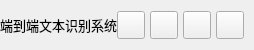
           <widget class="QFrame" name="contentTopBg">
            <property name="minimumSize">
             <size>
              <width>0</width>
              <height>50</height>
             </size>
            </property>
            <property name="maximumSize">
             <size>
              <width>16777215</width>
              <height>50</height>
             </size>
            </property>
            <property name="frameShape">
             <enum>QFrame::NoFrame</enum>
            </property>
            <property name="frameShadow">
             <enum>QFrame::Raised</enum>
            </property>
            <layout class="QHBoxLayout" name="horizontalLayout">
             <property name="spacing">
              <number>0</number>
             </property>
             <property name="leftMargin">
              <number>0</number>
             </property>
             <property name="topMargin">
              <number>0</number>
             </property>
             <property name="rightMargin">
              <number>10</number>
             </property>
             <property name="bottomMargin">
              <number>0</number>
             </property>
             <item>
              <widget class="QFrame" name="leftBox">
               <property name="sizePolicy">
                <sizepolicy hsizetype="Expanding" vsizetype="Preferred">
                 <horstretch>0</horstretch>
                 <verstretch>0</verstretch>
                </sizepolicy>
               </property>
               <property name="frameShape">
                <enum>QFrame::NoFrame</enum>
               </property>
               <property name="frameShadow">
                <enum>QFrame::Raised</enum>
               </property>
               <layout class="QHBoxLayout" name="horizontalLayout_3">
                <property name="spacing">
                 <number>0</number>
                </property>
                <property name="leftMargin">
                 <number>0</number>
                </property>
                <property name="topMargin">
                 <number>0</number>
                </property>
                <property name="rightMargin">
                 <number>0</number>
                </property>
                <property name="bottomMargin">
                 <number>0</number>
                </property>
                <item>
                 <widget class="QLabel" name="titleRightInfo">
                  <property name="sizePolicy">
                   <sizepolicy hsizetype="Preferred" vsizetype="Expanding">
                    <horstretch>0</horstretch>
                    <verstretch>0</verstretch>
                   </sizepolicy>
                  </property>
                  <property name="maximumSize">
                   <size>
                    <width>16777215</width>
                    <height>45</height>
                   </size>
                  </property>
                  <property name="font">
                   <font>
                    <family>Segoe UI</family>
                    <pointsize>10</pointsize>
                    <weight>50</weight>
                    <italic>false</italic>
                    <bold>false</bold>
                   </font>
                  </property>
                  <property name="text">
                   <string>端到端文本识别系统</string>
                  </property>
                  <property name="alignment">
                   <set>Qt::AlignLeading|Qt::AlignLeft|Qt::AlignVCenter</set>
                  </property>
                 </widget>
                </item>
               </layout>
              </widget>
             </item>
             <item alignment="Qt::AlignRight">
              <widget class="QFrame" name="rightButtons">
               <property name="minimumSize">
                <size>
                 <width>0</width>
                 <height>28</height>
                </size>
               </property>
               <property name="frameShape">
                <enum>QFrame::NoFrame</enum>
               </property>
               <property name="frameShadow">
                <enum>QFrame::Raised</enum>
               </property>
               <layout class="QHBoxLayout" name="horizontalLayout_2">
                <property name="spacing">
                 <number>5</number>
                </property>
                <property name="leftMargin">
                 <number>0</number>
                </property>
                <property name="topMargin">
                 <number>0</number>
                </property>
                <property name="rightMargin">
                 <number>0</number>
                </property>
                <property name="bottomMargin">
                 <number>0</number>
                </property>
                <item>
                 <widget class="QPushButton" name="settingsTopBtn">
                  <property name="minimumSize">
                   <size>
                    <width>28</width>
                    <height>28</height>
                   </size>
                  </property>
                  <property name="maximumSize">
                   <size>
                    <width>28</width>
                    <height>28</height>
                   </size>
                  </property>
                  <property name="cursor">
                   <cursorShape>PointingHandCursor</cursorShape>
                  </property>
                  <property name="toolTip">
                   <string>Settings</string>
                  </property>
                  <property name="text">
                   <string/>
                  </property>
                  <property name="icon">
                   <iconset resource="resources.qrc">
                    <normaloff>:/icons/images/icons/icon_settings.png</normaloff>:/icons/images/icons/icon_settings.png</iconset>
                  </property>
                  <property name="iconSize">
                   <size>
                    <width>20</width>
                    <height>20</height>
                   </size>
                  </property>
                 </widget>
                </item>
                <item>
                 <widget class="QPushButton" name="minimizeAppBtn">
                  <property name="minimumSize">
                   <size>
                    <width>28</width>
                    <height>28</height>
                   </size>
                  </property>
                  <property name="maximumSize">
                   <size>
                    <width>28</width>
                    <height>28</height>
                   </size>
                  </property>
                  <property name="cursor">
                   <cursorShape>PointingHandCursor</cursorShape>
                  </property>
                  <property name="toolTip">
                   <string>Minimize</string>
                  </property>
                  <property name="text">
                   <string/>
                  </property>
                  <property name="icon">
                   <iconset resource="resources.qrc">
                    <normaloff>:/icons/images/icons/icon_minimize.png</normaloff>:/icons/images/icons/icon_minimize.png</iconset>
                  </property>
                  <property name="iconSize">
                   <size>
                    <width>20</width>
                    <height>20</height>
                   </size>
                  </property>
                 </widget>
                </item>
                <item>
                 <widget class="QPushButton" name="maximizeRestoreAppBtn">
                  <property name="minimumSize">
                   <size>
                    <width>28</width>
                    <height>28</height>
                   </size>
                  </property>
                  <property name="maximumSize">
                   <size>
                    <width>28</width>
                    <height>28</height>
                   </size>
                  </property>
                  <property name="font">
                   <font>
                    <family>Segoe UI</family>
                    <pointsize>10</pointsize>
                    <weight>50</weight>
                    <italic>false</italic>
                    <bold>false</bold>
                    <stylestrategy>PreferDefault</stylestrategy>
                   </font>
                  </property>
                  <property name="cursor">
                   <cursorShape>PointingHandCursor</cursorShape>
                  </property>
                  <property name="toolTip">
                   <string>Maximize</string>
                  </property>
                  <property name="text">
                   <string/>
                  </property>
                  <property name="icon">
                   <iconset resource="resources.qrc">
                    <normaloff>:/icons/images/icons/icon_maximize.png</normaloff>:/icons/images/icons/icon_maximize.png</iconset>
                  </property>
                  <property name="iconSize">
                   <size>
                    <width>20</width>
                    <height>20</height>
                   </size>
                  </property>
                 </widget>
                </item>
                <item>
                 <widget class="QPushButton" name="closeAppBtn">
                  <property name="minimumSize">
                   <size>
                    <width>28</width>
                    <height>28</height>
                   </size>
                  </property>
                  <property name="maximumSize">
                   <size>
                    <width>28</width>
                    <height>28</height>
                   </size>
                  </property>
                  <property name="cursor">
                   <cursorShape>PointingHandCursor</cursorShape>
                  </property>
                  <property name="toolTip">
                   <string>Close</string>
                  </property>
                  <property name="text">
                   <string/>
                  </property>
                  <property name="icon">
                   <iconset resource="resources.qrc">
                    <normaloff>:/icons/images/icons/icon_close.png</normaloff>:/icons/images/icons/icon_close.png</iconset>
                  </property>
                  <property name="iconSize">
                   <size>
                    <width>20</width>
                    <height>20</height>
                   </size>
                  </property>
                 </widget>
                </item>
               </layout>
              </widget>
             </item>
            </layout>
           </widget>
